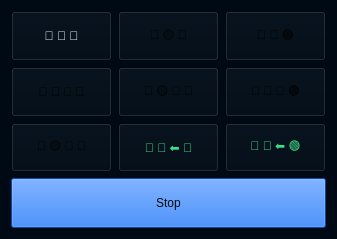
<?xml version="1.0" encoding="UTF-8"?>
<ui version="4.0">
 <class>SimpleWriter</class>
 <widget class="QWidget" name="SimpleWriter">
  <property name="windowModality">
   <enum>Qt::NonModal</enum>
  </property>
  <property name="geometry">
   <rect>
    <x>0</x>
    <y>0</y>
    <width>337</width>
    <height>239</height>
   </rect>
  </property>
  <property name="windowTitle">
   <string>Simple Writter</string>
  </property>
  <property name="windowIcon">
   <iconset>
    <normaloff>../icon/icon7.png</normaloff>../icon/icon7.png</iconset>
  </property>
  <property name="styleSheet">
   <string notr="true">
background-color: rgb(0, 10, 20);

</string>
  </property>
  <layout class="QGridLayout" name="gridLayout_5">
   <item row="0" column="0">
    <layout class="QGridLayout" name="gridLayout">
     <item row="0" column="0">
      <layout class="QGridLayout" name="gridLayout_4">
       <item row="1" column="0">
        <widget class="QPushButton" name="red_4">
         <property name="sizePolicy">
          <sizepolicy hsizetype="Expanding" vsizetype="Expanding">
           <horstretch>0</horstretch>
           <verstretch>1</verstretch>
          </sizepolicy>
         </property>
         <property name="text">
          <string>🔴 🔳 🔳 🔳</string>
         </property>
        </widget>
       </item>
       <item row="0" column="1">
        <widget class="QPushButton" name="yellow_3">
         <property name="sizePolicy">
          <sizepolicy hsizetype="Expanding" vsizetype="Expanding">
           <horstretch>0</horstretch>
           <verstretch>1</verstretch>
          </sizepolicy>
         </property>
         <property name="text">
          <string>🔳 🟡 🔳</string>
         </property>
        </widget>
       </item>
       <item row="0" column="2">
        <widget class="QPushButton" name="green_3">
         <property name="sizePolicy">
          <sizepolicy hsizetype="Expanding" vsizetype="Expanding">
           <horstretch>0</horstretch>
           <verstretch>1</verstretch>
          </sizepolicy>
         </property>
         <property name="text">
          <string>🔳 🔳 🟢</string>
         </property>
        </widget>
       </item>
       <item row="2" column="1">
        <widget class="QPushButton" name="red_arrow_4">
         <property name="sizePolicy">
          <sizepolicy hsizetype="Expanding" vsizetype="Expanding">
           <horstretch>0</horstretch>
           <verstretch>1</verstretch>
          </sizepolicy>
         </property>
         <property name="styleSheet">
          <string notr="true">color: rgb(63, 221, 135);</string>
         </property>
         <property name="text">
          <string>🔴 🔳 ⬅️ 🔳</string>
         </property>
        </widget>
       </item>
       <item row="2" column="2">
        <widget class="QPushButton" name="arrow_green_4">
         <property name="sizePolicy">
          <sizepolicy hsizetype="Expanding" vsizetype="Expanding">
           <horstretch>0</horstretch>
           <verstretch>1</verstretch>
          </sizepolicy>
         </property>
         <property name="styleSheet">
          <string notr="true">color: rgb(63, 221, 135);</string>
         </property>
         <property name="text">
          <string>🔳 🔳 ⬅️ 🟢</string>
         </property>
        </widget>
       </item>
       <item row="0" column="0">
        <widget class="QPushButton" name="red_3">
         <property name="sizePolicy">
          <sizepolicy hsizetype="Expanding" vsizetype="Expanding">
           <horstretch>0</horstretch>
           <verstretch>1</verstretch>
          </sizepolicy>
         </property>
         <property name="styleSheet">
          <string notr="true">color: rgb(255, 255, 255);</string>
         </property>
         <property name="text">
          <string>🔴 🔳 🔳</string>
         </property>
        </widget>
       </item>
       <item row="2" column="0">
        <widget class="QPushButton" name="redyellow_4">
         <property name="sizePolicy">
          <sizepolicy hsizetype="Expanding" vsizetype="Expanding">
           <horstretch>0</horstretch>
           <verstretch>1</verstretch>
          </sizepolicy>
         </property>
         <property name="text">
          <string>🔴 🟡 🔳 🔳</string>
         </property>
        </widget>
       </item>
       <item row="1" column="1">
        <widget class="QPushButton" name="yellow_4">
         <property name="sizePolicy">
          <sizepolicy hsizetype="Expanding" vsizetype="Expanding">
           <horstretch>0</horstretch>
           <verstretch>1</verstretch>
          </sizepolicy>
         </property>
         <property name="text">
          <string>🔳 🟡 🔳 🔳</string>
         </property>
        </widget>
       </item>
       <item row="1" column="2">
        <widget class="QPushButton" name="green_4">
         <property name="sizePolicy">
          <sizepolicy hsizetype="Expanding" vsizetype="Expanding">
           <horstretch>0</horstretch>
           <verstretch>1</verstretch>
          </sizepolicy>
         </property>
         <property name="text">
          <string>🔳 🔳 🔳 🟢</string>
         </property>
        </widget>
       </item>
       <item row="3" column="0" colspan="3">
        <widget class="QPushButton" name="save_button">
         <property name="sizePolicy">
          <sizepolicy hsizetype="Expanding" vsizetype="Expanding">
           <horstretch>0</horstretch>
           <verstretch>1</verstretch>
          </sizepolicy>
         </property>
         <property name="styleSheet">
          <string notr="true">QPushButton:enabled{
color: rgb(0,10,20);
background-color: rgb(19, 99, 223);
}
QPushButton:disabled{
background-color:rgb(0,10,20);
color:rgb(50,50,50);
}</string>
         </property>
         <property name="text">
          <string>Stop</string>
         </property>
        </widget>
       </item>
      </layout>
     </item>
    </layout>
   </item>
  </layout>
 </widget>
 <resources/>
 <connections/>
</ui>
